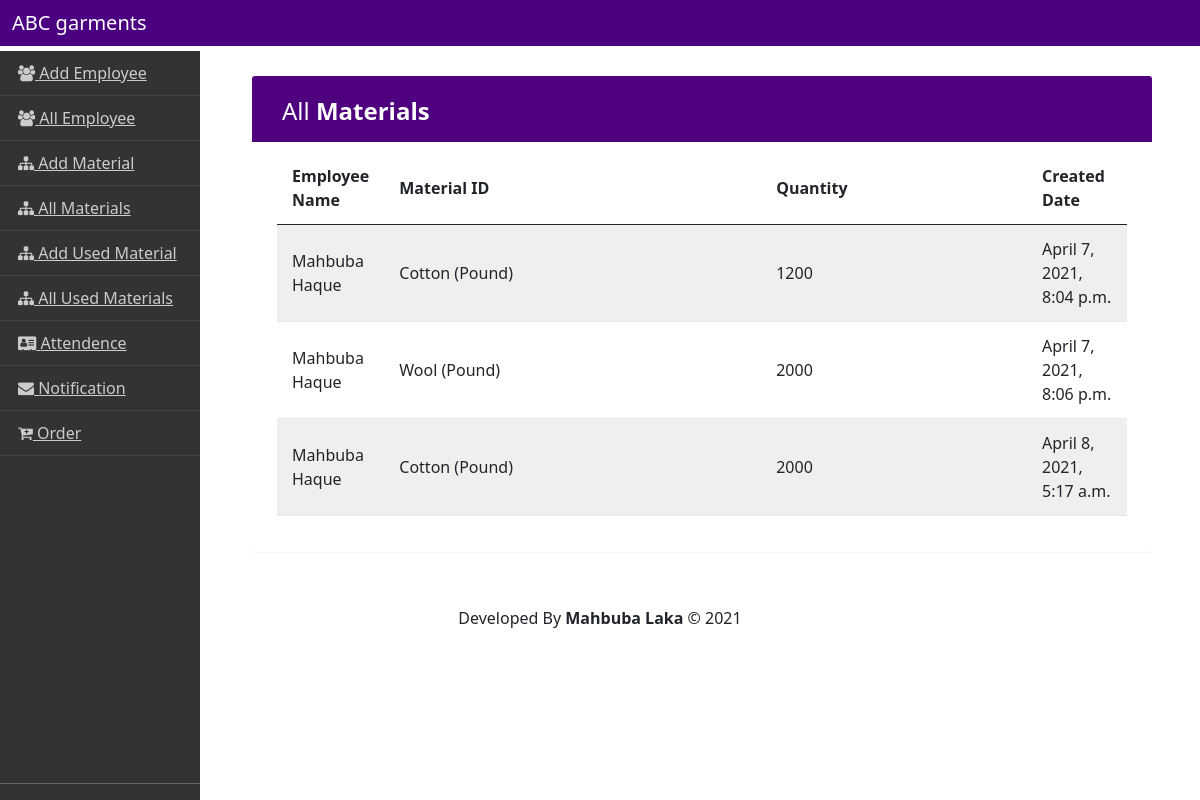
The app's page /garments/show_materials_used/ (signed in) with its own data.
### abc_garments/models.py (models this page shows, shortened)
class MaterialsUsed(models.Model):
    employee_id=models.ForeignKey(Employee,on_delete=models.CASCADE)
    materials_id=models.ForeignKey(Materials,on_delete=models.CASCADE)
    quantity=models.IntegerField()
    created=models.DateTimeField(auto_now_add=True)

class Employee(models.Model):
    first_name=models.CharField(max_length=255)
    last_name=models.CharField(max_length=255)
    salary=models.IntegerField()
    phone=models.CharField(max_length=20)
    supervisor=models.ForeignKey(User,on_delete=models.CASCADE)
    def __str__(self):
        return "{} {}".format(self.first_name,self.last_name)

class Materials(models.Model):
    name=models.CharField(max_length=255)
    status=models.BooleanField(default=True)
    def __str__(self):
        return self.name

### abc_garments/views.py (the view)
# urls.py: path('show_materials_used/',show_materialsused,name='show_materials_used'),
@login_required
def show_materialsused(request):
    materialsused = MaterialsUsed.objects.all()
    context={
        "materials" : materialsused
    }
    return render(request,"admin/show_materials_used.html", context)

### templates/admin/show_materials_used.html (shortened to what this page needs)
{% extends 'admin/base_admin.html' %}
{% load static %}
{% block CSS %}
<link rel="stylesheet" href="{% static 'custom/css/datatable.css' %}">
{% endblock CSS%}
{% block content %}
<div class="container">
    <div class="container">
        <div class="table-wrapper">
            <div class="table-title">
                <div class="row">
                    <div class="col-sm-6">
                        <h2>All <b>Materials</b></h2>
                    </div>
                </div>
            </div>
            <table class="table table-striped table-hover">
                <thead>
                    <tr>
                        <th>Employee Name</th>
                        <th>Material ID</th>
                        <th>Quantity</th>
                        <th>Created Date</th>
                    </tr>
                </thead>
                <tbody>
                    {% for material in materials %}
                    <tr>
                        <td>{{material.employee_id}}</td>
                        <td>{{material.materials_id}}</td>
                        <td>{{material.quantity}}</td>
                        <td>{{material.created}}</td>
                    </tr>
                    {% endfor %}
                </tbody>
            </table>
        </div>
    </div>
</div>
{% endblock %}

### static/custom/css/datatable.css (style rules this page uses)
.table-wrapper { background: #fff; padding: 20px 25px; margin: 30px 0; border-radius: 3px; box-shadow: 0 1px 1px rgba(0,0,0,.05); }
.table-title { padding-bottom: 15px; background: rgba(78, 0, 127, 1.0); color: #fff; padding: 16px 30px; margin: -20px -25px 10px; border-radius: 3px 3px 0 0; }
.table-title h2 { margin: 5px 0 0; font-size: 24px; }
table.table tr th, table.table tr td { border-color: #e9e9e9; padding: 12px 15px; vertical-align: middle; }
table.table tr th:first-child { width: 60px; }
table.table tr th:last-child { width: 100px; }
table.table-striped tbody tr:nth-of-type(odd) { background-color: #fcfcfc; }

### records on screen
MaterialsUsed: employee_id "Mahbuba Haque", materials_id "Cotton (Pound)", quantity "1200", created "April 7, 2021, 8:04 p.m."
MaterialsUsed: employee_id "Mahbuba Haque", materials_id "Wool (Pound)", quantity "2000", created "April 7, 2021, 8:06 p.m."
MaterialsUsed: employee_id "Mahbuba Haque", materials_id "Cotton (Pound)", quantity "2000", created "April 8, 2021, 5:17 a.m."
